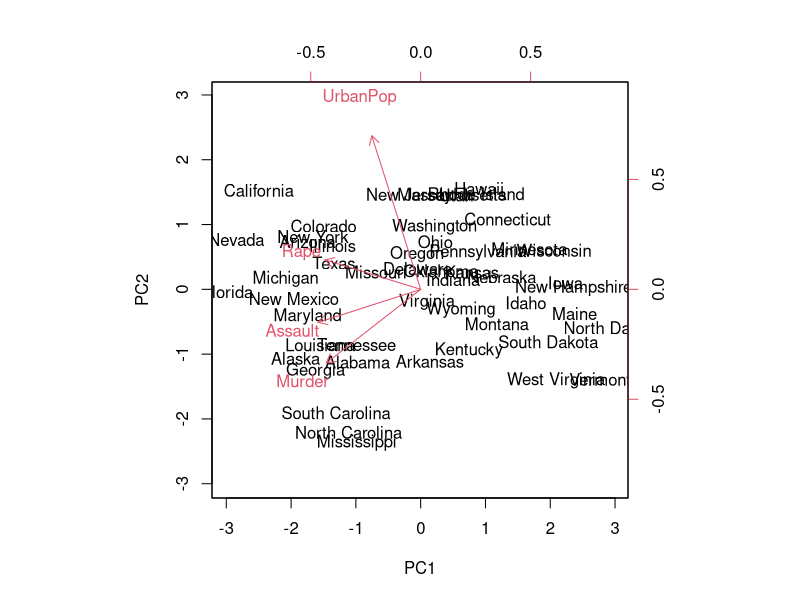
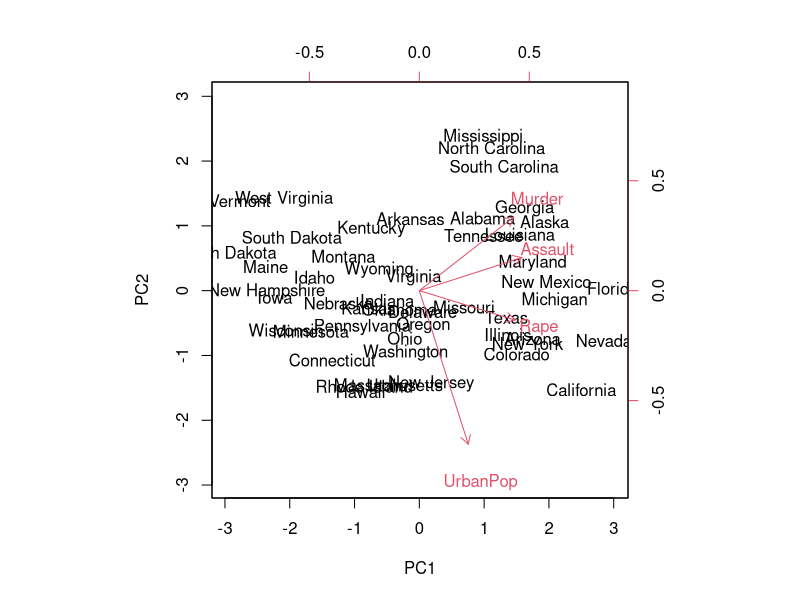
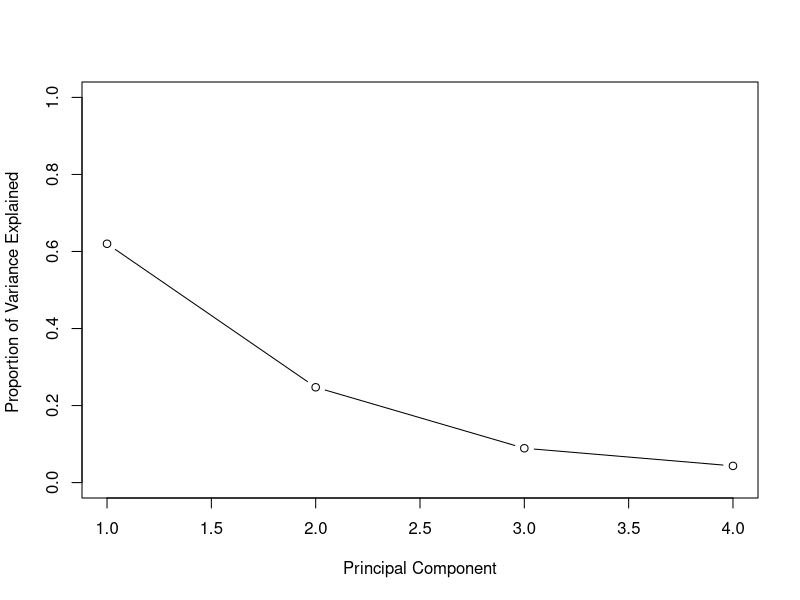
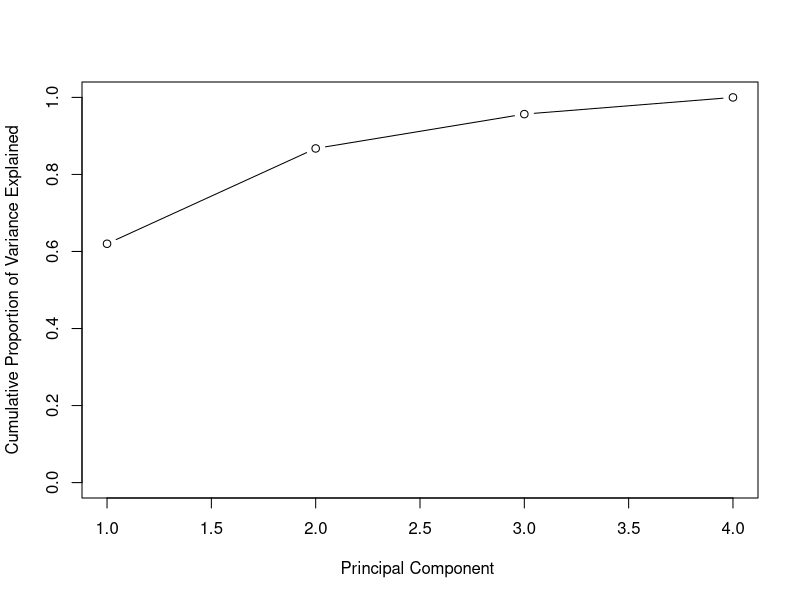

Write the R code that produced these figures, in order.
## ---- chunk 1
# examine data
head(USArrests)
states = row.names(USArrests)
states
## ---- chunk 2
apply(USArrests, MARGIN=2, mean)
apply(USArrests, MARGIN=2, var)
## ---- chunk 3
# standardize
pca_out = prcomp(USArrests, center=T, scale=T)  # make sure to standardize variables
names(pca_out)

# examine loading vectors
pca_out$rotation
## ---- chunk 4
head(pca_out$x)
## ---- chunk 5
# plot first two principal components
biplot(pca_out, scale=0)  # scale=0 ensures arrows are scaled to represent loadings 
## ---- chunk 6
pca_out$rotation = -pca_out$rotation
pca_out$x = -pca_out$x
biplot(pca_out, scale=0)
## ---- chunk 7
# SDs of each principal component
pca_out$sdev

pca_var = pca_out$sdev^2  # square the SDs to get variances
pve = pca_var/sum(pca_var)  # calculate proportions
pve
## ---- chunk 8
# Plot PVE
plot(pve, xlab="Principal Component", ylab="Proportion of Variance Explained ", ylim=c(0,1), type='b')

# use cumsum() to flip the graph
plot(cumsum(pve), xlab="Principal Component ", ylab=" Cumulative Proportion of Variance Explained ", ylim=c(0,1), type='b')  
